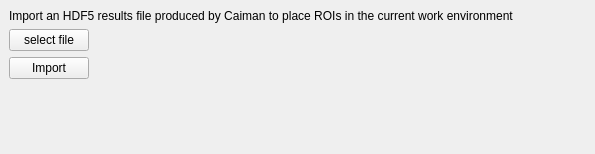
<?xml version="1.0" encoding="UTF-8"?>
<ui version="4.0">
 <class>DockWidget</class>
 <widget class="QDockWidget" name="DockWidget">
  <property name="geometry">
   <rect>
    <x>0</x>
    <y>0</y>
    <width>595</width>
    <height>154</height>
   </rect>
  </property>
  <property name="floating">
   <bool>true</bool>
  </property>
  <property name="windowTitle">
   <string>Cai&amp;man HDF5 Importer</string>
  </property>
  <widget class="QWidget" name="dockWidgetContents">
   <layout class="QVBoxLayout" name="verticalLayout">
    <item>
     <widget class="QLabel" name="label">
      <property name="text">
       <string>Import an HDF5 results file produced by Caiman to place ROIs in the current work environment</string>
      </property>
     </widget>
    </item>
    <item>
     <layout class="QHBoxLayout" name="horizontalLayout_2">
      <item>
       <widget class="QPushButton" name="pushButton_select_file">
        <property name="toolTip">
         <string>Choose a dir containing suite2p output data</string>
        </property>
        <property name="text">
         <string>select file</string>
        </property>
       </widget>
      </item>
      <item>
       <widget class="QLabel" name="label_file">
        <property name="text">
         <string>&lt;not selected&gt;</string>
        </property>
        <property name="textInteractionFlags">
         <set>Qt::LinksAccessibleByMouse|Qt::TextSelectableByMouse</set>
        </property>
       </widget>
      </item>
      <item>
       <spacer name="horizontalSpacer_2">
        <property name="orientation">
         <enum>Qt::Horizontal</enum>
        </property>
        <property name="sizeHint" stdset="0">
         <size>
          <width>40</width>
          <height>20</height>
         </size>
        </property>
       </spacer>
      </item>
     </layout>
    </item>
    <item>
     <layout class="QHBoxLayout" name="horizontalLayout_3">
      <item>
       <widget class="QPushButton" name="pushButton_import">
        <property name="text">
         <string>Import</string>
        </property>
       </widget>
      </item>
      <item>
       <spacer name="horizontalSpacer_3">
        <property name="orientation">
         <enum>Qt::Horizontal</enum>
        </property>
        <property name="sizeHint" stdset="0">
         <size>
          <width>37</width>
          <height>17</height>
         </size>
        </property>
       </spacer>
      </item>
     </layout>
    </item>
    <item>
     <spacer name="verticalSpacer">
      <property name="orientation">
       <enum>Qt::Vertical</enum>
      </property>
      <property name="sizeHint" stdset="0">
       <size>
        <width>20</width>
        <height>40</height>
       </size>
      </property>
     </spacer>
    </item>
   </layout>
  </widget>
 </widget>
 <resources/>
 <connections/>
</ui>
